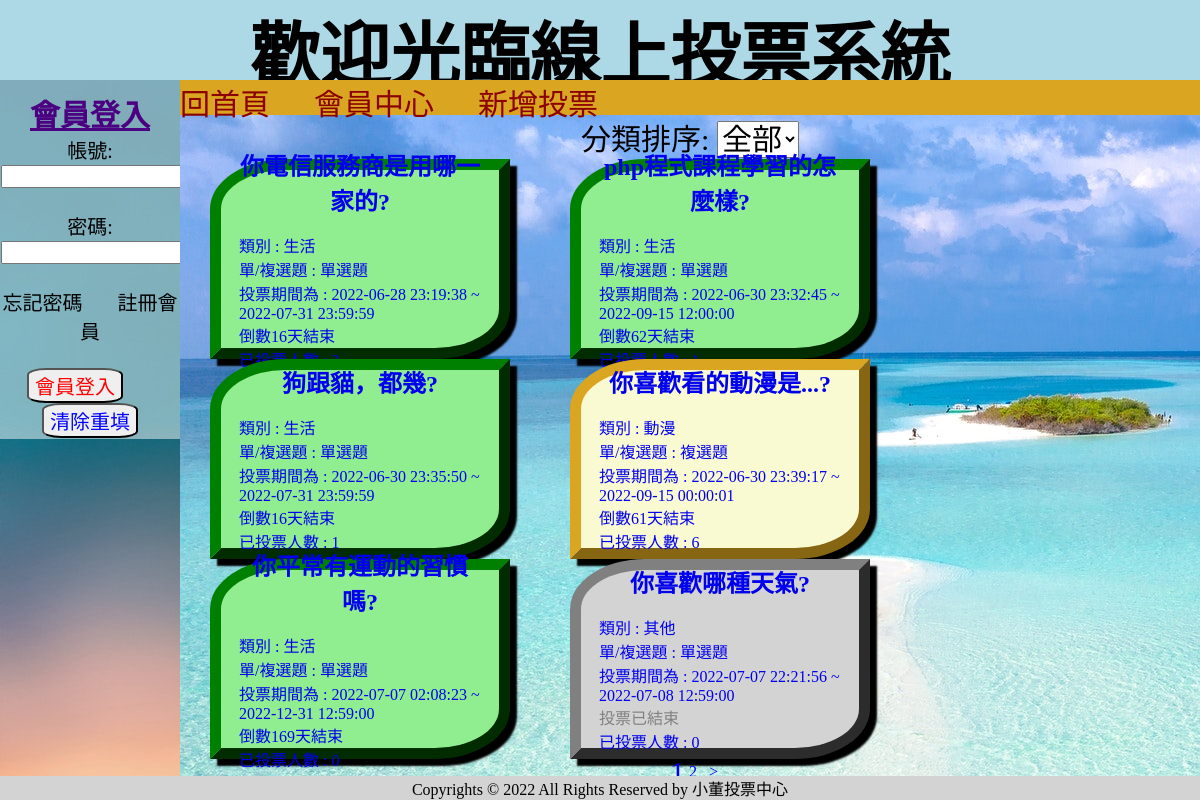
The page / on the database its author committed.
### tables this page shows
CREATE TABLE `votes` (
  `id` int(11) UNSIGNED NOT NULL,
  `votename` varchar(30) NOT NULL COMMENT '投票項目名稱',
  `categoryid` int(30) NOT NULL COMMENT '類別ID',
  `multiples` tinyint(1) NOT NULL DEFAULT 0 COMMENT '複選',
  `start` datetime NOT NULL DEFAULT current_timestamp() COMMENT '開始日期',
  `end` datetime NOT NULL COMMENT '截止日期',
  `total` int(32) NOT NULL COMMENT '投票總人數',
  `show` tinyint(1) NOT NULL DEFAULT 1 COMMENT '顯示開啟或關閉',
  `creatid` int(11) NOT NULL COMMENT '建立投票會員ID'
);

### other/functionall.php (called while the page is built, shortened)
<?php
function pdo(){
    $dsn="mysql:host=localhost;charset=utf8;dbname=votesystem";
    return new PDO($dsn,'root','');
}
function all($table,...$arg){
    $pdo=pdo();
    $sql="SELECT * FROM $table ";
    switch(count($arg)){
        case 1:
            if(is_array($arg[0])){
                foreach($arg[0] as $key => $value){
                    $tmp[]="`$key`='$value'";
                }
                $sql.=" WHERE ". implode(" AND " ,$tmp);
            }else{
                $sql.=$arg[0];
            }
        break;
        }
        return $pdo->query($sql)->fetchAll(PDO::FETCH_ASSOC);
    }
?>

### front/votelist.php (the view, shortened to what this page needs)
<?php
    $page = "";
    $sortstr = "";
?>
<div class="cate">
    <label for="categorys
    ">分類排序: </label>
    <select name="categorys" id="categorys" onchange="location.href=`?filter=${this.value}<?=$page;?><?=$sortstr;?>`">
        <option value="0">全部</option>
    </select>
</div>
<?php
            $list = all('votes',['show'=>1]);
            $total = count($list);
            $div = 6;
            $pages = ceil($total / $div);
            $now = isset($_GET['page']) ? $_GET['page'] : 1;
            $start = ($now - 1) * $div;
            $page_rows = " limit $start,$div";
            $show = "WHERE `show`='1'";
            $subjects = all('votes', $show.$page_rows);
?>
<div class='card'>
        <?php
            foreach($subjects as $subject){
                echo "<a href='?do=voteresult&id={$subject['id']}'>";
                if($subject['categoryid']==1){
                    $border = 'colora';
                    $string = "生活";
                }else if($subject['categoryid']==2){
                    $border = 'colorb';
                    $string = "經濟";
                }else if($subject['categoryid']==3){
                    $border = 'colorc';
                    $string = "政治";
                }else if($subject['categoryid']==4){
                    $border = 'colord';
                    $string = "科技";
                }else if($subject['categoryid']==5){
                    $border = 'colore';
                    $string = "動漫";
                }else if($subject['categoryid']==6){
                    $border = 'colorf';
                    $string = "其他";
                }
                    if($_GET['filter'] == 0     || !isset($_GET['filter'])){
                        echo "<div class='voteslist {$border}'>";
                        echo "<div class='votestitle'>{$subject['votename']}</div>";
                        echo "<div>類別 : ".$string."</div>";
                        if($subject['multiples']==1){
                            echo "<div class='text-center'>單/複選題 : 複選題</div>";
                        }else {
                            echo "<div class='text-center'>單/複選題 : 單選題</div>";
                        }
                        echo "<div class='text-center'>";
                        echo "投票期間為 : ".$subject['start']. " ~ ".$subject['end'];
                        echo "</div>";
                        echo "<div class='text-center'>";
                            $today=strtotime("now");
                            $end=strtotime($subject['end']);
                            if(($end-$today)>0){
                                $remain=floor(($end-$today)/(60*60*24));
                                echo "倒數".$remain."天結束";
                            }else{
                                echo "<span style='color:grey'>投票已結束</span>";
                            }
                        echo "</div>";
                        echo "<div class='text-center'>已投票人數 : {$subject['total']}</div>";
                        echo "</div>";
                        echo "</a>";
                    }
                }
                ?>
                <p>&nbsp;</p>
    </div>
    <div class="textcenter">
                <?php
            if ($pages > 1) {
            ?>
            <?php
                for ($i = 1; $i <= $pages; $i++) {
                    $fon = ($i==$now)?'big':'';
                    echo "<a href='?page={$i}'>";
                    echo "<span class=$fon>".$i."</span>";
                    echo "&nbsp;</a>";
                }
                echo"<br>";
                if($now<$pages){
            ?>
                    <a href="index.php?page=<?=$now+1;?>"> > </a>
            <?php
                }
            }
            ?>
        </div>

### index.php (shortened to what this page needs)
<?php
    include_once "./other/functionall.php";
?>
<!DOCTYPE html>
<html lang="en">
<head>
    <link rel="stylesheet" href="./style/style.css">
</head>
<body>
    <div class="top">
        <?php
            include "./block/header.php";
        ?>
    </div>
    <div class="side">
    <?php
            include "./block/sidebar.php";
        ?>
    </div>
    <section>
        <div class="menu">
            <?php
                include "./block/headerindex.php";
            ?>
        </div>
        <div class="container">
        <?php
        if(isset($file) && file_exists($file)){
            include $file;
        }else{
            include "./front/votelist.php";
        }
        ?>
        </div>
    </section>
    <div class="footer">
    <?php
            include "./block/footer.php";
        ?>
    </div>
</body>
</html>

### block/header.php (shortened to what this page needs)
<div>
    <h1>歡迎光臨線上投票系統</h1>
</div>

### block/sidebar.php (shortened to what this page needs)
<?php
    if(!isset($_SESSION['name'])){
?>
<div class="sidebar">
    <form action="./other/check.php" method="post" style="text-align: center;">
        <p style="text-align: center;font-size:large;margin-top:10px;font-size:30px;font-weight:bolder;text-decoration:underline;color:indigo">會員登入</p>
        <lable>帳號:
            <input type="text" name="acc" id="acc">
        </lable><br><br>
        <lable>密碼:
            <input type="password" name="pw" id="pw">
        </lable><br><br>
        <a href="?do=forget" class="fn">忘記密碼</a>
        <a href="?do=register" class="fn">註冊會員</a><br><br>
        <button type="submit" class="submit">會員登入</button>
        <button type="reset" class="reset">清除重填</button>
    </form>
</div>
<?php
    }
?>
<div class="time">
<iframe src="https://free.timeanddate.com/clock/i8eit3wn/n241/tltw8/fn15/fs20/fc90f/ftb/pl2/pr2/pt2/pb2/tt0/tw0/tm2/td1/th2/ta1/tb4" frameborder="0" width="154" height="50"></iframe>
<iframe src="https://free.timeanddate.com/clock/i8eit3wn/n241/szw210/szh210/hoc222/hbw6/hfc0ff/cf100/hncf9f/hwc000/hcw2/hcd88/fas20/fdi70/mqc000/mqs3/mql13/mqw4/mqd94/mhc009/mhs4/mhl13/mhw4/mhd94/mmc000/mml5/mmw1/mmd94/hhs2/hhb18/hms2/hml80/hmb18/hmr7/hscf09/hsl90/hsr5" frameborder="0" width="210" height="210"></iframe>
</div>

### block/headerindex.php (shortened to what this page needs)
<div>
    <a href="index.php" class="to">回首頁</a>&nbsp;&nbsp;&nbsp;&nbsp;&nbsp;&nbsp;&nbsp;&nbsp;&nbsp;&nbsp;
    <a href="?do=membercenter" class="to">會員中心</a>&nbsp;&nbsp;&nbsp;&nbsp;&nbsp;&nbsp;&nbsp;&nbsp;&nbsp;&nbsp;
    <a href="?do=newvote" class="to">新增投票</a>&nbsp;&nbsp;&nbsp;&nbsp;&nbsp;&nbsp;&nbsp;&nbsp;&nbsp;&nbsp;
</div>

### block/footer.php
<div>
Copyrights ©  2022 All Rights Reserved by 小董投票中心
</div>

### style/style.css (style rules this page uses)
* { box-sizing: border-box; margin: 0; }
body { display: flex; flex-wrap: wrap; justify-content: center; align-content: center; width: 100vw; height: 100vh; margin: auto; background-color: aquamarine; }
.top { width: 100vw; height: 10vh; }
.side { width: 15vw; height: 87vh; background-image: url(../images/pexels3.jpg); background-repeat: no-repeat; background-position: left top; background-attachment:fixed; }
section { width: 85vw; height: 87vh; background-color: greenyellow; }
.footer { display: flex; justify-content: center; align-content: center; width: 100vw; height: 3vh; background-color: lightgray; align-items: center; }
.menu { width: 100%; height: 5%; background-color: goldenrod; }
.container { width: 100%; height: 95%; background-image: url(../images/pexels1.jpg); background-repeat: no-repeat; background-position: left top; background-attachment: fixed; }
.textcenter { width: 100%; text-align: center; display: block; }
.voteslist { display: flex; flex-direction: column; justify-content: center; align-content: center; border-radius: 25% 0 25% 0; width: 25vw; height: 25vh; padding: 5%; margin: 0 30px auto; box-shadow: 7px 7px 2px black; }
.voteslist,a { text-decoration: none; }
.colora { border: 0.7rem outset green; background-color: lightgreen; }
.colore { border: 0.7rem outset goldenrod; background-color: lightgoldenrodyellow; }
.colorf { border: 0.7rem outset gray; background-color: lightgray; }
.votestitle { text-align: center; font-size: 1.5rem; margin-bottom: 1rem; font-weight: bold; }
.big { font-size: larger; }

### block/sidebar.php (style rules this page uses)
.time { text-align: center; margin: 10px; }
.sidebar { background-color: rgb(255, 255, 255,0.5); padding: 1px; margin-bottom: 10px; font-size: 20px; }
input { font-size: 15px; }
.fn { color: black; text-decoration: none; }
.submit { font-size: 20px; color: red; border-radius: 20% 20%; }
.reset { font-size: 20px; color: blue; border-radius: 20% 20%; }

### block/headerindex.php (style rules this page uses)
.to { font-size: 30px; text-decoration: none; color: darkred; }

### front/votelist.php (style rules this page uses)
.card { display: flex; flex-wrap: wrap; justify-content: start; align-content: space-around; width: 100%; height: 90%; }
.cate { text-align: center; font-size: 30px; }
#categorys { font-size: 30px; }
.textcenter { display: flex; justify-content: center; align-items: center; margin: auto; }
.big { font-size: 30px; }

### rows shown on the page
votes: votename "你電信服務商是用哪一家的?", categoryid "生活", multiples "單/複選題 : 單選題", start "2022-06-28 23:19:38", end "2022-07-31 23:59:59"
votes: votename "php程式課程學習的怎麼樣?", categoryid "生活", multiples "單/複選題 : 單選題", start "2022-06-30 23:32:45", end "2022-09-15 12:00:00"
votes: votename "狗跟貓，都幾?", categoryid "生活", multiples "單/複選題 : 單選題", start "2022-06-30 23:35:50", end "2022-07-31 23:59:59", total "1"
votes: votename "你喜歡看的動漫是...?", categoryid "動漫", multiples "單/複選題 : 複選題", start "2022-06-30 23:39:17", end "2022-09-15 00:00:01", total "6"
votes: votename "你平常有運動的習慣嗎?", categoryid "生活", multiples "單/複選題 : 單選題", start "2022-07-07 02:08:23", end "2022-12-31 12:59:00", total "0"
votes: votename "你喜歡哪種天氣?", categoryid "其他", multiples "單/複選題 : 單選題", start "2022-07-07 22:21:56", end "2022-07-08 12:59:00", shows "投票已結束", total "0"
